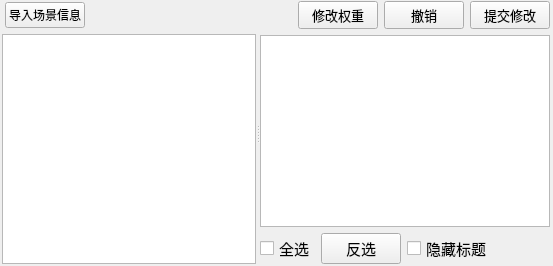
        <widget class="QWidget" name="page_2">
         <layout class="QGridLayout" name="gridLayout_4">
          <property name="leftMargin">
           <number>2</number>
          </property>
          <property name="topMargin">
           <number>1</number>
          </property>
          <property name="rightMargin">
           <number>3</number>
          </property>
          <property name="bottomMargin">
           <number>2</number>
          </property>
          <item row="0" column="0">
           <widget class="QSplitter" name="splitter_2">
            <property name="orientation">
             <enum>Qt::Horizontal</enum>
            </property>
            <widget class="QWidget" name="layoutWidget">
             <layout class="QGridLayout" name="gridLayout_3">
              <item row="0" column="0">
               <layout class="QHBoxLayout" name="horizontalLayout_13">
                <property name="leftMargin">
                 <number>3</number>
                </property>
                <property name="topMargin">
                 <number>1</number>
                </property>
                <property name="rightMargin">
                 <number>3</number>
                </property>
                <item>
                 <widget class="QPushButton" name="pushButton">
                  <property name="styleSheet">
                   <string notr="true">QPushButton{
	font: 10pt &quot;微软雅黑&quot;;
	border:1px;
	border-radius: 10px;
	padding:3px;

}
QPushButton:pressed{
                   background-color:rgba(100,255,100,200);
                   border-color:rgba(255,255,255,30);
                   border-style:inset;
                   color:rgba(0,0,0,100);

}
QPushButton:hover{
                   background-color: #4169E1;
					color:#fff;
                   };</string>
                  </property>
                  <property name="text">
                   <string>导入场景信息</string>
                  </property>
                  <property name="icon">
                   <iconset resource="source.qrc">
                    <normaloff>:/image/input.png</normaloff>:/image/input.png</iconset>
                  </property>
                 </widget>
                </item>
                <item>
                 <spacer name="horizontalSpacer_12">
                  <property name="orientation">
                   <enum>Qt::Horizontal</enum>
                  </property>
                  <property name="sizeHint" stdset="0">
                   <size>
                    <width>40</width>
                    <height>20</height>
                   </size>
                  </property>
                 </spacer>
                </item>
               </layout>
              </item>
              <item row="1" column="0">
               <widget class="QTreeView" name="treeView">
                <property name="font">
                 <font>
                  <family>微软雅黑</family>
                  <pointsize>9</pointsize>
                  <weight>50</weight>
                  <italic>false</italic>
                  <bold>false</bold>
                 </font>
                </property>
                <property name="styleSheet">
                 <string notr="true">QTreeView::item{
margin:1px;
background-clip: margin;
}
QTreeView::item:hover {
background: rgb(69, 187, 217);
color:rgb(255,255,255);
}
QTreeView::item:selected:active{
background: rgb(63, 147, 168);
color:rgb(255,255,255);
}
QTreeView::item:selected:!active {
color:rgb(255,255,255);
background: rgb(63, 147, 168);
}
QTreeView::branch:closed:has-children:!has-siblings,
QTreeView::branch:closed:has-children:has-siblings {
border-image: none;
image: url(:/image/stylesheet-branch-closed.png);
}
QTreeView::branch:open:has-children:!has-siblings,
QTreeView::branch:open:has-children:has-siblings  {
border-image: none;
image: url(:/image/stylesheet-branch-open.png);
}
QTreeView::branch:!has-children:has-siblings:adjoins-item{
border-image:none;
image:url(:/image/stylesheet-branch-more.png);
}
QTreeView::branch:!has-children:!has-siblings:adjoins-item{
border-image:none;
image:url(:/image/stylesheet-branch-end.png);
}</string>
                </property>
               </widget>
              </item>
             </layout>
            </widget>
            <widget class="QWidget" name="layoutWidget">
             <layout class="QVBoxLayout" name="verticalLayout_8">
              <item>
               <layout class="QHBoxLayout" name="horizontalLayout_8">
                <item>
                 <spacer name="horizontalSpacer_10">
                  <property name="orientation">
                   <enum>Qt::Horizontal</enum>
                  </property>
                  <property name="sizeHint" stdset="0">
                   <size>
                    <width>40</width>
                    <height>20</height>
                   </size>
                  </property>
                 </spacer>
                </item>
                <item>
                 <widget class="QPushButton" name="change_w">
                  <property name="font">
                   <font>
                    <family>Microsoft YaHei</family>
                    <pointsize>10</pointsize>
                    <weight>50</weight>
                    <italic>false</italic>
                    <bold>false</bold>
                   </font>
                  </property>
                  <property name="styleSheet">
                   <string notr="true">QPushButton{
font: 10pt &quot;Microsoft YaHei&quot;;
border:1px;
border-radius: 10px;
padding:3px;

}
QPushButton:pressed{
                   background-color:rgba(100,255,100,200);
                   border-color:rgba(255,255,255,30);
                   border-style:inset;
                   color:rgba(0,0,0,100);

}
QPushButton:hover{
                   background-color: #4169E1;
					color:#fff;
                   };</string>
                  </property>
                  <property name="text">
                   <string>修改权重</string>
                  </property>
                  <property name="icon">
                   <iconset resource="source.qrc">
                    <normaloff>:/image/first.png</normaloff>:/image/first.png</iconset>
                  </property>
                  <property name="iconSize">
                   <size>
                    <width>20</width>
                    <height>20</height>
                   </size>
                  </property>
                 </widget>
                </item>
                <item>
                 <widget class="QPushButton" name="repputton_W">
                  <property name="font">
                   <font>
                    <family>Microsoft YaHei</family>
                    <pointsize>10</pointsize>
                    <weight>50</weight>
                    <italic>false</italic>
                    <bold>false</bold>
                   </font>
                  </property>
                  <property name="styleSheet">
                   <string notr="true">QPushButton{
font: 10pt &quot;Microsoft YaHei&quot;;
border:1px;
border-radius: 10px;
padding:3px;

}
QPushButton:pressed{
                   background-color:rgba(100,255,100,200);
                   border-color:rgba(255,255,255,30);
                   border-style:inset;
                   color:rgba(0,0,0,100);

}
QPushButton:hover{
                   background-color: #4169E1;
					color:#fff;
                   };</string>
                  </property>
                  <property name="text">
                   <string>撤销</string>
                  </property>
                  <property name="icon">
                   <iconset resource="source.qrc">
                    <normaloff>:/image/pre.png</normaloff>:/image/pre.png</iconset>
                  </property>
                  <property name="iconSize">
                   <size>
                    <width>20</width>
                    <height>20</height>
                   </size>
                  </property>
                 </widget>
                </item>
                <item>
                 <widget class="QPushButton" name="submitputton_W">
                  <property name="font">
                   <font>
                    <family>Microsoft YaHei</family>
                    <pointsize>10</pointsize>
                    <weight>50</weight>
                    <italic>false</italic>
                    <bold>false</bold>
                   </font>
                  </property>
                  <property name="styleSheet">
                   <string notr="true">QPushButton{
font: 10pt &quot;Microsoft YaHei&quot;;
border:1px;
border-radius: 10px;
padding:3px;

}
QPushButton:pressed{
                   background-color:rgba(100,255,100,200);
                   border-color:rgba(255,255,255,30);
                   border-style:inset;
                   color:rgba(0,0,0,100);

}
QPushButton:hover{
                   background-color: #4169E1;
					color:#fff;
                   };</string>
                  </property>
                  <property name="text">
                   <string>提交修改</string>
                  </property>
                  <property name="icon">
                   <iconset resource="source.qrc">
                    <normaloff>:/image/update.png</normaloff>:/image/update.png</iconset>
                  </property>
                  <property name="iconSize">
                   <size>
                    <width>20</width>
                    <height>20</height>
                   </size>
                  </property>
                 </widget>
                </item>
               </layout>
              </item>
              <item>
               <widget class="QTableView" name="rule_table">
                <property name="sizePolicy">
                 <sizepolicy hsizetype="Expanding" vsizetype="Expanding">
                  <horstretch>0</horstretch>
                  <verstretch>0</verstretch>
                 </sizepolicy>
                </property>
                <property name="font">
                 <font>
                  <pointsize>9</pointsize>
                 </font>
                </property>
                <attribute name="horizontalHeaderCascadingSectionResizes">
                 <bool>false</bool>
                </attribute>
                <attribute name="horizontalHeaderDefaultSectionSize">
                 <number>150</number>
                </attribute>
                <attribute name="verticalHeaderCascadingSectionResizes">
                 <bool>false</bool>
                </attribute>
                <attribute name="verticalHeaderDefaultSectionSize">
                 <number>37</number>
                </attribute>
                <attribute name="verticalHeaderStretchLastSection">
                 <bool>false</bool>
                </attribute>
               </widget>
              </item>
              <item>
               <layout class="QHBoxLayout" name="horizontalLayout_16">
                <item>
                 <widget class="QCheckBox" name="checkall_W">
                  <property name="font">
                   <font>
                    <family>微软雅黑</family>
                    <pointsize>11</pointsize>
                    <weight>50</weight>
                    <italic>false</italic>
                    <bold>false</bold>
                   </font>
                  </property>
                  <property name="styleSheet">
                   <string notr="true">font: 11pt &quot;微软雅黑&quot;;</string>
                  </property>
                  <property name="text">
                   <string>全选</string>
                  </property>
                 </widget>
                </item>
                <item>
                 <widget class="QPushButton" name="re_chose_W">
                  <property name="font">
                   <font>
                    <family>微软雅黑</family>
                    <pointsize>11</pointsize>
                    <weight>50</weight>
                    <italic>false</italic>
                    <bold>false</bold>
                   </font>
                  </property>
                  <property name="styleSheet">
                   <string notr="true">font: 11pt &quot;微软雅黑&quot;;</string>
                  </property>
                  <property name="text">
                   <string>反选</string>
                  </property>
                 </widget>
                </item>
                <item>
                 <widget class="QCheckBox" name="checkBox_2">
                  <property name="font">
                   <font>
                    <family>微软雅黑</family>
                    <pointsize>11</pointsize>
                    <weight>50</weight>
                    <italic>false</italic>
                    <bold>false</bold>
                   </font>
                  </property>
                  <property name="styleSheet">
                   <string notr="true">font: 11pt &quot;微软雅黑&quot;;</string>
                  </property>
                  <property name="text">
                   <string>隐藏标题</string>
                  </property>
                 </widget>
                </item>
                <item>
                 <spacer name="horizontalSpacer_13">
                  <property name="orientation">
                   <enum>Qt::Horizontal</enum>
                  </property>
                  <property name="sizeHint" stdset="0">
                   <size>
                    <width>40</width>
                    <height>20</height>
                   </size>
                  </property>
                 </spacer>
                </item>
               </layout>
              </item>
             </layout>
            </widget>
           </widget>
          </item>
         </layout>
        </widget>
